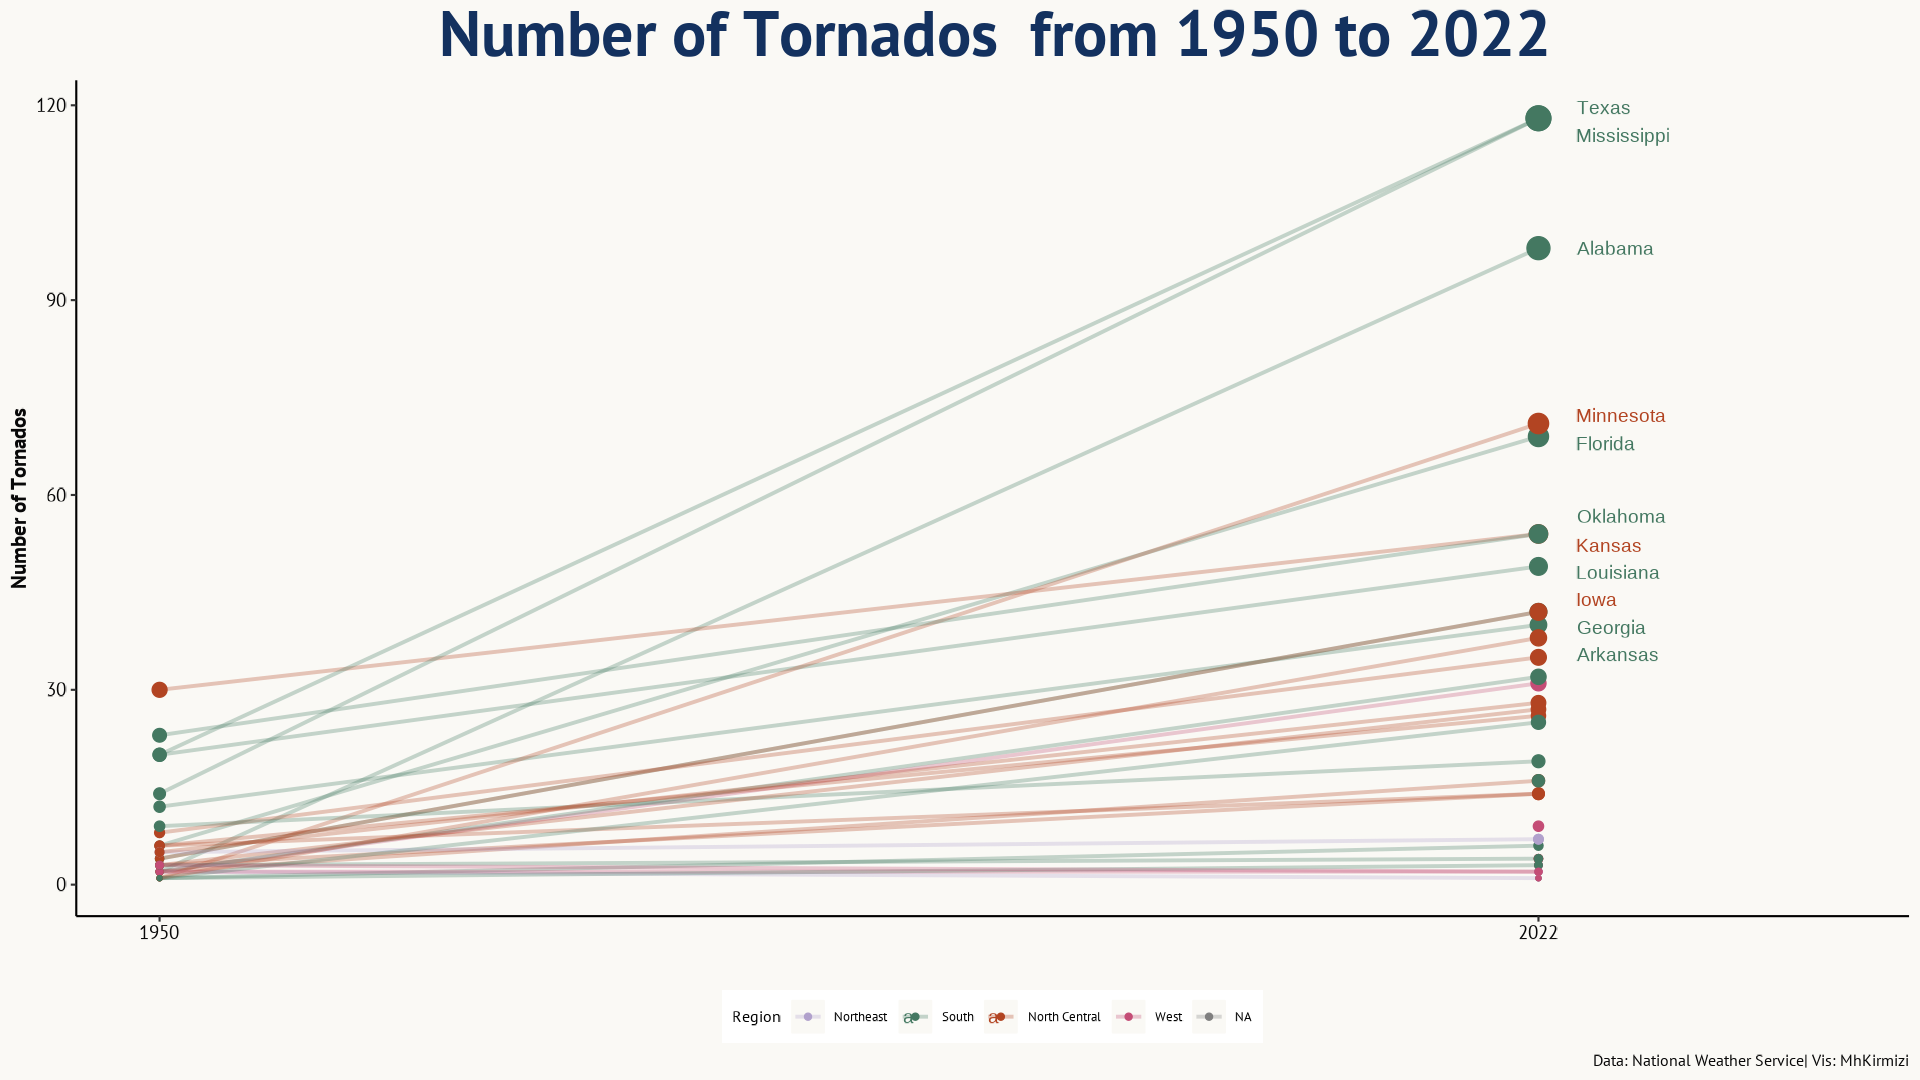

Write the R code that produced this figure.
library(tidyverse)
library(showtext)
## fonts
font_add_google("PT Sans")
showtext_auto()

## Data 
state_regions <- data.frame(
  state = state.name,  # Full state names
  st = state.abb,      # State abbreviations
  region = state.region # Corresponding region names
) 
tornadoes <- tidytuesdayR::tt_load(x = "2023-05-16")
tidytuesdayR::readme(tornadoes)
tornados <- tornadoes$tornados
remove(tornadoes)
### Data Wrangling
tornados |> 
  filter(yr %in% c(1950, 2022))|> 
  group_by(st, yr) |> 
  summarise(total = n(), .groups = "drop") |> 
  left_join(state_regions, by =c("st" = "st")) |> 
  ggplot(aes(yr, total, group = st)) +
  geom_line(alpha = .3, size =1 ,aes(colour = region)) +
  ggrepel::geom_text_repel(data = \(df) df |> filter(yr == 2022 & total >= 40), 
                           aes(label = state, color = region), 
                           size = 5, hjust = 0, 
                           nudge_x = 2, 
                           segment.color = 'transparent',
                           direction = "y", 
  ) + 
  geom_point(aes(color = region, size = total)) +
  labs(
    x= "", 
    y = "Number of Tornados", 
    fill = "Region of USA", 
    title = "Number of Tornados  from 1950 to 2022", 
    caption = "Data: National Weather Service| Vis: MhKirmizi", 
    color = "Region"
  ) +
  scale_color_manual(values = c("South" = "#447861FF" , 
                                "North Central" = "#B24422FF", 
                                "Northeast" = "#B1A1CCFF", 
                                "West" = "#C44D76FF")) +
  scale_x_continuous(breaks = c(1950, 2022), limits = c(1950, 2037)) +
  guides(size = "none") +
  theme_classic(base_size = 12, base_family = "PT Sans") +
  theme(
    legend.position = "bottom",
    axis.title = element_text(size = 16, face = 'bold', colour = 'grey3'),
    plot.background = element_rect(color = "#faf9f5", fill = "#faf9f5"), 
    panel.background = element_rect(color = "#faf9f5", fill = "#faf9f5"),
    axis.text = element_text(size = 14, color = 'grey3'), 
    plot.title = element_text(size = 48, face = "bold", 
                              hjust = .5, color = "#13315FFF", 
                              family = "PT Sans"), 
    plot.caption = element_text(size = 12, colour = "grey3")
  )
ggsave("tornadoes.png", width = 1920, height = 1080, units = "px", dpi = 132)
